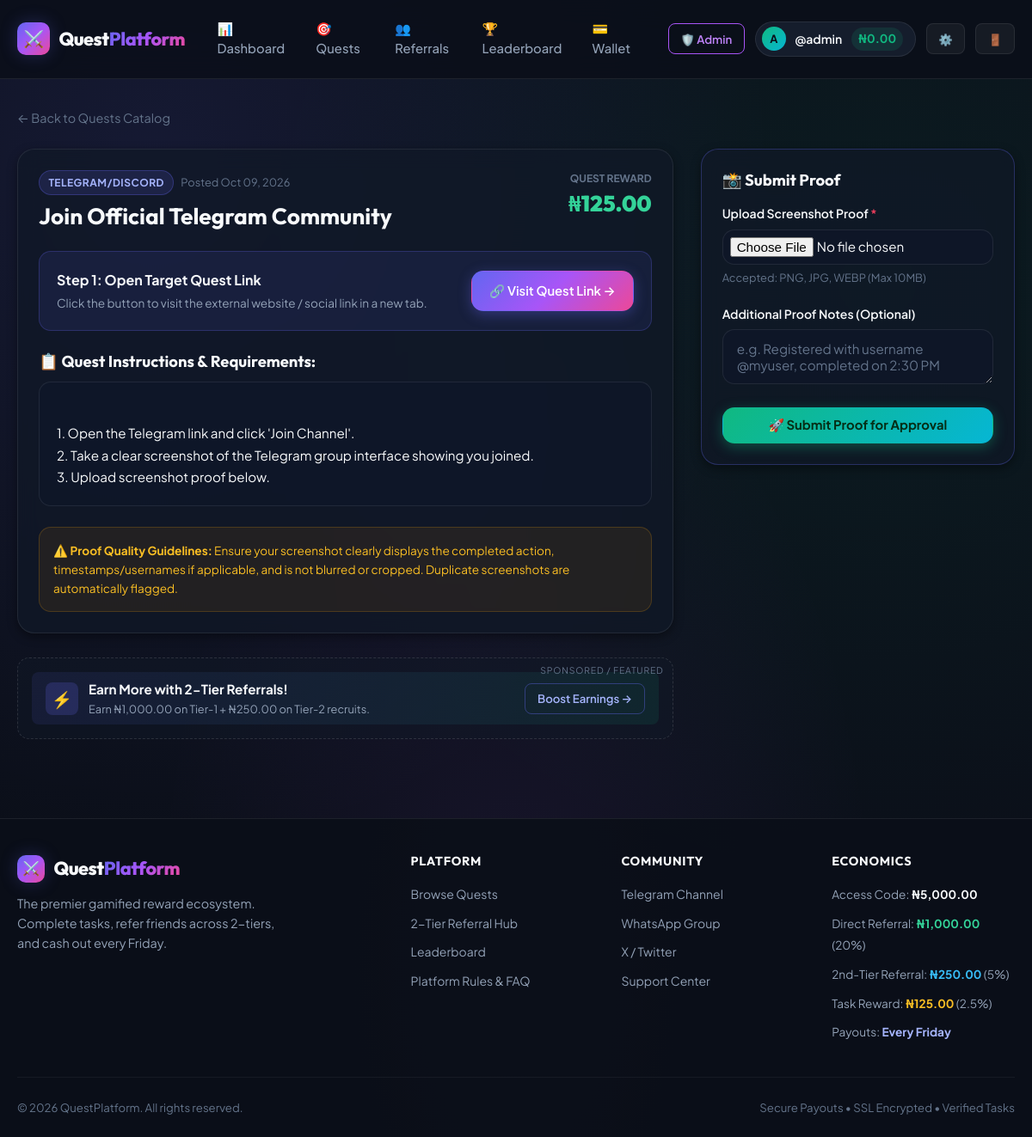
Screenshot of /quests/2 (signed in) with the database file from the repository.
### app/models.py (models this page shows, shortened)
class User(UserMixin, db.Model):
    __tablename__ = 'users'
    id = db.Column(db.Integer, primary_key=True)
    username = db.Column(db.String(64), unique=True, nullable=False, index=True)
    password_hash = db.Column(db.String(255), nullable=False)
    is_admin = db.Column(db.Boolean, default=False)
    is_active = db.Column(db.Boolean, default=True)
    referral_code = db.Column(db.String(24), unique=True, nullable=False, index=True)
    referred_by_id = db.Column(db.Integer, db.ForeignKey('users.id'), nullable=True)
    wallet_balance = db.Column(db.Float, default=0.0)       # Available to withdraw
    referral_earnings = db.Column(db.Float, default=0.0)    # Lifetime referral commissions earned
    total_earned = db.Column(db.Float, default=0.0)         # Lifetime all earnings (referral + tasks)
    tasks_completed_count = db.Column(db.Integer, default=0)
    bank_name = db.Column(db.String(128), nullable=True)
    account_number = db.Column(db.String(64), nullable=True)
    account_name = db.Column(db.String(128), nullable=True)
    created_at = db.Column(db.DateTime, default=lambda: datetime.now(timezone.utc))
    updated_at = db.Column(db.DateTime, default=lambda: datetime.now(timezone.utc), onupdate=lambda: datetime.now(timezone.utc))
    direct_referrals = db.relationship(
        'User',
        backref=db.backref('sponsor', remote_side=[id]),
        foreign_keys=[referred_by_id],
        lazy='dynamic'
    )
    submissions = db.relationship('TaskSubmission', backref='user', foreign_keys='TaskSubmission.user_id', lazy='dynamic')
    withdrawals = db.relationship('Withdrawal', backref='user', foreign_keys='Withdrawal.user_id', lazy='dynamic')
    transactions = db.relationship('Transaction', backref='user', foreign_keys='Transaction.user_id', lazy='dynamic', order_by='Transaction.created_at.desc()')

class SystemSetting(db.Model):
    __tablename__ = 'system_settings'
    key = db.Column(db.String(64), primary_key=True)
    value = db.Column(db.Text, nullable=False)
    description = db.Column(db.String(255), nullable=True)
    @classmethod
    def get(cls, key: str, default: str = '') -> str:
        setting = db.session.get(cls, key)
        return setting.value if setting else default

class Task(db.Model):
    __tablename__ = 'tasks'
    id = db.Column(db.Integer, primary_key=True)
    title = db.Column(db.String(255), nullable=False)
    category = db.Column(db.String(64), default='Social')
    url = db.Column(db.String(512), nullable=False)
    instructions = db.Column(db.Text, nullable=False)
    reward_amount = db.Column(db.Float, nullable=True)  # If None, dynamically calculated as X/40
    is_active = db.Column(db.Boolean, default=True, index=True)
    created_at = db.Column(db.DateTime, default=lambda: datetime.now(timezone.utc))
    submissions = db.relationship('TaskSubmission', backref='task', cascade='all, delete-orphan', lazy='dynamic')

### app/routes/main.py (the view, shortened to what this page needs)
@main_bp.route('/quests/<int:task_id>', methods=['GET', 'POST'])
@login_required
def quest_detail(task_id):
    task = db.get_or_404(Task, task_id)
    if not task.is_active:
        flash('This task is currently inactive.', 'warning')
        return redirect(url_for('main.quests'))
    economy = get_system_economy()
    task_reward = task.reward_amount if task.reward_amount is not None else economy['task_reward']
    existing_sub = TaskSubmission.query.filter_by(task_id=task.id, user_id=current_user.id).order_by(TaskSubmission.created_at.desc()).first()
    return render_template('user/quest_detail.html', task=task, task_reward=task_reward, existing_sub=existing_sub)

### app/__init__.py (called while the page is built)
@login_manager.user_loader
def load_user(user_id):
    return db.session.get(User, int(user_id))

### app/utils.py (called while the page is built)
def format_currency(amount, symbol=None):
    if amount is None:
        amount = 0.0
    if symbol is None:
        symbol = SystemSetting.get('currency_symbol', current_app.config.get('DEFAULT_CURRENCY_SYMBOL', '₦'))
    return f"{symbol}{amount:,.2f}"

### app/templates/user/quest_detail.html (shortened to what this page needs)
{% extends 'base.html' %}
{% block content %}
<div style="margin-bottom: 1.5rem;">
  <a href="{{ url_for('main.quests') }}" style="color: var(--text-muted); font-size: 0.9rem; display: inline-flex; align-items: center; gap: 0.35rem;">
    &larr; Back to Quests Catalog
  </a>
</div>
<div class="grid grid-cols-3" style="gap: 2rem; align-items: start;">
  <div style="grid-column: span 2;">
    <div class="card" style="margin-bottom: 1.5rem;">
      <div class="card-header" style="align-items: flex-start;">
        <div>
          <div style="display: flex; gap: 0.5rem; align-items: center; margin-bottom: 0.5rem;">
            <span class="badge badge-indigo">{{ task.category }}</span>
            <span style="font-size: 0.8rem; color: var(--text-muted);">Posted {{ task.created_at|datetimeformat('%b %d, %Y') }}</span>
          </div>
          <h1 style="font-size: 1.65rem;">{{ task.title }}</h1>
        </div>
        <div style="text-align: right;">
          <div style="font-size: 0.75rem; text-transform: uppercase; color: var(--text-muted); font-weight: 700;">Quest Reward</div>
          <div style="font-size: 1.6rem; font-weight: 900; color: #34d399; font-family: var(--font-display);">
            {{ task_reward|currency }}
          </div>
        </div>
      </div>
      <div style="background: rgba(99, 102, 241, 0.1); border: 1px solid rgba(99, 102, 241, 0.25); border-radius: var(--radius-md); padding: 1.25rem; margin: 1.5rem 0; display: flex; align-items: center; justify-content: space-between; gap: 1rem; flex-wrap: wrap;">
        <div>
          <div style="font-weight: 700; color: #f8fafc; font-size: 1rem; margin-bottom: 0.2rem;">Step 1: Open Target Quest Link</div>
          <div style="font-size: 0.85rem; color: #94a3b8;">Click the button to visit the external website / social link in a new tab.</div>
        </div>
        <a href="{{ task.url }}" target="_blank" rel="noopener noreferrer" class="btn btn-primary" style="gap: 0.5rem;">
          🔗 Visit Quest Link &rarr;
        </a>
      </div>
      <h3 style="font-size: 1.15rem; margin-bottom: 0.75rem;">📋 Quest Instructions & Requirements:</h3>
      <div style="background: rgba(15, 23, 42, 0.7); border: 1px solid var(--border-color); border-radius: var(--radius-md); padding: 1.25rem; font-size: 0.95rem; line-height: 1.7; color: var(--text-primary); white-space: pre-line; margin-bottom: 1.5rem;">
        {{ task.instructions }}
      </div>
      <div style="background: rgba(245, 158, 11, 0.08); border: 1px solid rgba(245, 158, 11, 0.2); border-radius: var(--radius-md); padding: 1rem; font-size: 0.85rem; color: #fbbf24;">
        <strong>⚠️ Proof Quality Guidelines:</strong> Ensure your screenshot clearly displays the completed action, timestamps/usernames if applicable, and is not blurred or cropped. Duplicate screenshots are automatically flagged.
      </div>
    </div>
    {% include 'ads/ad_unit.html' %}
  </div>
  <div>
    <div class="card" style="border-color: rgba(99, 102, 241, 0.3);">
      <h3 class="card-title" style="margin-bottom: 1rem;">📸 Submit Proof</h3>
      {% if not existing_sub or existing_sub.status == 'rejected' %}
        <form method="POST" action="{{ url_for('main.quest_detail', task_id=task.id) }}" enctype="multipart/form-data">
          <div class="form-group">
            <label class="form-label" for="screenshot-upload">
              Upload Screenshot Proof <span style="color: var(--accent-rose);">*</span>
            </label>
            <input type="file" id="screenshot-upload" name="screenshot" accept="image/png, image/jpeg, image/webp" class="form-control" style="padding: 0.5rem;" required>
            <div class="form-text">Accepted: PNG, JPG, WEBP (Max 10MB)</div>
          </div>
          <div class="form-group">
            <label class="form-label" for="notes">Additional Proof Notes (Optional)</label>
            <textarea id="notes" name="notes" class="form-control" rows="2" placeholder="e.g. Registered with username @myuser, completed on 2:30 PM"></textarea>
          </div>
          <button type="submit" class="btn btn-emerald" style="width: 100%;">
            🚀 Submit Proof for Approval
          </button>
        </form>
      {% elif existing_sub.status == 'pending' %}
        <p style="font-size: 0.875rem; color: var(--text-muted); text-align: center;">
          Your screenshot proof has been received and is in the admin review queue. You will be credited as soon as it is approved.
        </p>
      {% elif existing_sub.status == 'approved' %}
        <p style="font-size: 0.875rem; color: #34d399; text-align: center; font-weight: 600;">
          Quest completed! The reward of {{ existing_sub.reward_paid|currency }} has already been added to your wallet balance.
        </p>
      {% endif %}
    </div>
  </div>
</div>
{% endblock %}

### app/templates/base.html (shortened to what this page needs)
<!DOCTYPE html>
<html lang="en">
<head>
  <link rel="stylesheet" href="{{ url_for('static', filename='css/style.css') }}">
</head>
<body>
  <header class="navbar">
    <div class="app-container">
      <div class="nav-wrapper">
        <a href="{{ url_for('main.dashboard') if current_user.is_authenticated else url_for('main.index') }}" class="brand-logo">
          <div class="brand-icon">⚔️</div>
          <span>Quest<span class="gradient-text">Platform</span></span>
        </a>
        <nav>
          <ul class="nav-links">
            {% if current_user.is_authenticated %}
              <li><a href="{{ url_for('main.dashboard') }}" class="nav-link {% if request.endpoint == 'main.dashboard' %}active{% endif %}">📊 Dashboard</a></li>
              <li><a href="{{ url_for('main.quests') }}" class="nav-link {% if 'quests' in request.endpoint %}active{% endif %}">🎯 Quests</a></li>
              <li><a href="{{ url_for('main.referrals') }}" class="nav-link {% if request.endpoint == 'main.referrals' %}active{% endif %}">👥 Referrals</a></li>
              <li><a href="{{ url_for('main.leaderboard') }}" class="nav-link {% if request.endpoint == 'main.leaderboard' %}active{% endif %}">🏆 Leaderboard</a></li>
              <li><a href="{{ url_for('main.wallet') }}" class="nav-link {% if request.endpoint == 'main.wallet' %}active{% endif %}">💳 Wallet</a></li>
            {% else %}
              <li><a href="{{ url_for('main.index') }}" class="nav-link">Home</a></li>
              <li><a href="{{ url_for('main.rules') }}" class="nav-link">How it Works</a></li>
              <li><a href="{{ url_for('main.leaderboard') }}" class="nav-link">Leaderboard</a></li>
            {% endif %}
          </ul>
        </nav>
        <div class="nav-actions">
          {% if current_user.is_authenticated %}
            {% if current_user.is_admin %}
              <a href="{{ url_for('admin.dashboard') }}" class="btn btn-sm btn-outline-primary" style="border-color: #a855f7; color: #c084fc;">
                🛡️ Admin
              </a>
            {% endif %}
            <div class="user-pill">
              <div class="user-avatar-sm">{{ current_user.username[:1].upper() }}</div>
              <span class="user-pill-name">@{{ current_user.username }}</span>
              <span class="user-pill-balance">{{ current_user.wallet_balance|currency }}</span>
            </div>
            <a href="{{ url_for('main.profile') }}" class="btn btn-sm btn-secondary" title="Account Settings">⚙️</a>
            <a href="{{ url_for('auth.logout') }}" class="btn btn-sm btn-secondary" title="Logout">🚪</a>
          {% else %}
            <a href="{{ url_for('auth.login') }}" class="btn btn-sm btn-secondary">Log In</a>
            <a href="{{ url_for('auth.register') }}" class="btn btn-sm btn-primary">Join Now</a>
          {% endif %}
        </div>
      </div>
    </div>
  </header>
  <main class="main-content">
    <div class="app-container">
      {% block content %}{% endblock %}
    </div>
  </main>
  <footer class="footer">
    <div class="app-container">
      <div class="footer-grid">
        <div class="footer-brand">
          <div class="brand-logo" style="margin-bottom: 0.5rem;">
            <div class="brand-icon" style="width: 32px; height: 32px; font-size: 1rem;">⚔️</div>
            <span>Quest<span class="gradient-text">Platform</span></span>
          </div>
          <p>The premier gamified reward ecosystem. Complete tasks, refer friends across 2-tiers, and cash out every Friday.</p>
        </div>
        <div class="footer-col">
          <h5>Platform</h5>
          <ul>
            <li><a href="{{ url_for('main.quests') if current_user.is_authenticated else url_for('auth.register') }}">Browse Quests</a></li>
            <li><a href="{{ url_for('main.referrals') if current_user.is_authenticated else url_for('auth.register') }}">2-Tier Referral Hub</a></li>
            <li><a href="{{ url_for('main.leaderboard') }}">Leaderboard</a></li>
            <li><a href="{{ url_for('main.rules') }}">Platform Rules & FAQ</a></li>
          </ul>
        </div>
        <div class="footer-col">
          <h5>Community</h5>
          <ul>
            <li><a href="#">Telegram Channel</a></li>
            <li><a href="#">WhatsApp Group</a></li>
            <li><a href="#">X / Twitter</a></li>
            <li><a href="#">Support Center</a></li>
          </ul>
        </div>
        <div class="footer-col">
          <h5>Economics</h5>
          <ul>
            <li><span style="color: #94a3b8; font-size: 0.85rem;">Access Code: <strong style="color: #f8fafc;">{{ economy.x_price|currency }}</strong></span></li>
            <li><span style="color: #94a3b8; font-size: 0.85rem;">Direct Referral: <strong style="color: #34d399;">{{ economy.tier1_reward|currency }}</strong> (20%)</span></li>
            <li><span style="color: #94a3b8; font-size: 0.85rem;">2nd-Tier Referral: <strong style="color: #38bdf8;">{{ economy.tier2_reward|currency }}</strong> (5%)</span></li>
            <li><span style="color: #94a3b8; font-size: 0.85rem;">Task Reward: <strong style="color: #fbbf24;">{{ economy.task_reward|currency }}</strong> (2.5%)</span></li>
            <li><span style="color: #94a3b8; font-size: 0.85rem;">Payouts: <strong style="color: #a5b4fc;">Every Friday</strong></span></li>
          </ul>
        </div>
      </div>
      <div class="footer-bottom">
        <span>&copy; {{ now_year }} {{ economy.site_name }}. All rights reserved.</span>
        <span>Secure Payouts • SSL Encrypted • Verified Tasks</span>
      </div>
    </div>
  </footer>
</body>
</html>

### app/templates/ads/ad_unit.html
{% if economy.google_ads_enabled and economy.google_ads_client_id %}
<div class="ad-slot-container">
  <span class="ad-label">Advertisement</span>
  <ins class="adsbygoogle"
       style="display:block"
       data-ad-client="{{ economy.google_ads_client_id }}"
       data-ad-slot="{{ ad_slot_id|default('auto') }}"
       data-ad-format="auto"
       data-full-width-responsive="true"></ins>
  <script>
       (adsbygoogle = window.adsbygoogle || []).push({});
  </script>
</div>
{% else %}
<div class="ad-slot-container">
  <span class="ad-label">Sponsored / Featured</span>
  <div class="ad-placeholder-content">
    <div style="display: flex; align-items: center; gap: 0.75rem;">
      <div style="width: 38px; height: 38px; border-radius: 8px; background: rgba(99,102,241,0.2); display: flex; align-items: center; justify-content: center; color: #818cf8; font-size: 1.2rem;">
        ⚡
      </div>
      <div style="text-align: left;">
        <div style="font-weight: 700; font-size: 0.95rem; color: #f8fafc;">Earn More with 2-Tier Referrals!</div>
        <div style="font-size: 0.8rem; color: #94a3b8;">Earn {{ economy.tier1_reward|currency }} on Tier-1 + {{ economy.tier2_reward|currency }} on Tier-2 recruits.</div>
      </div>
    </div>
    <a href="{{ url_for('main.referrals') if current_user.is_authenticated else url_for('auth.register') }}" class="btn btn-sm btn-outline-primary">
      Boost Earnings &rarr;
    </a>
  </div>
</div>
{% endif %}

### rows the page displays
User: username "A", username "admin", wallet_balance "₦0.00"
Task: category "TELEGRAM/DISCORD", created_at "Oct 09, 2026", title "Join Official Telegram Community", instructions "1. Open the Telegram link and click 'Join Channel'. 2. Take a clear screenshot of the Telegram group interface showing you joined. 3. Upload screenshot proof below."
SystemSetting: value "₦125.00", tier1_reward "₦1,000.00", tier2_reward "₦250.00", x_price "₦5,000.00", task_reward "₦125.00"
SystemSetting: site_name "QuestPlatform"
